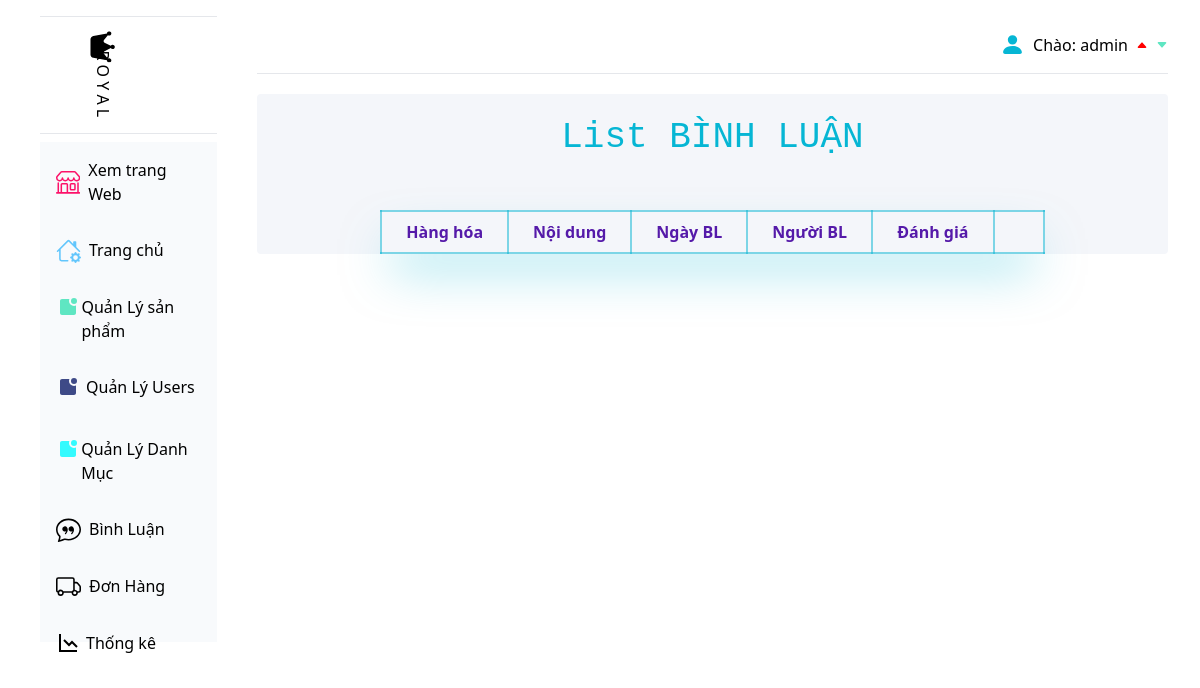
The app's page /admin/index.php?act=binh_luan (signed in), older data.
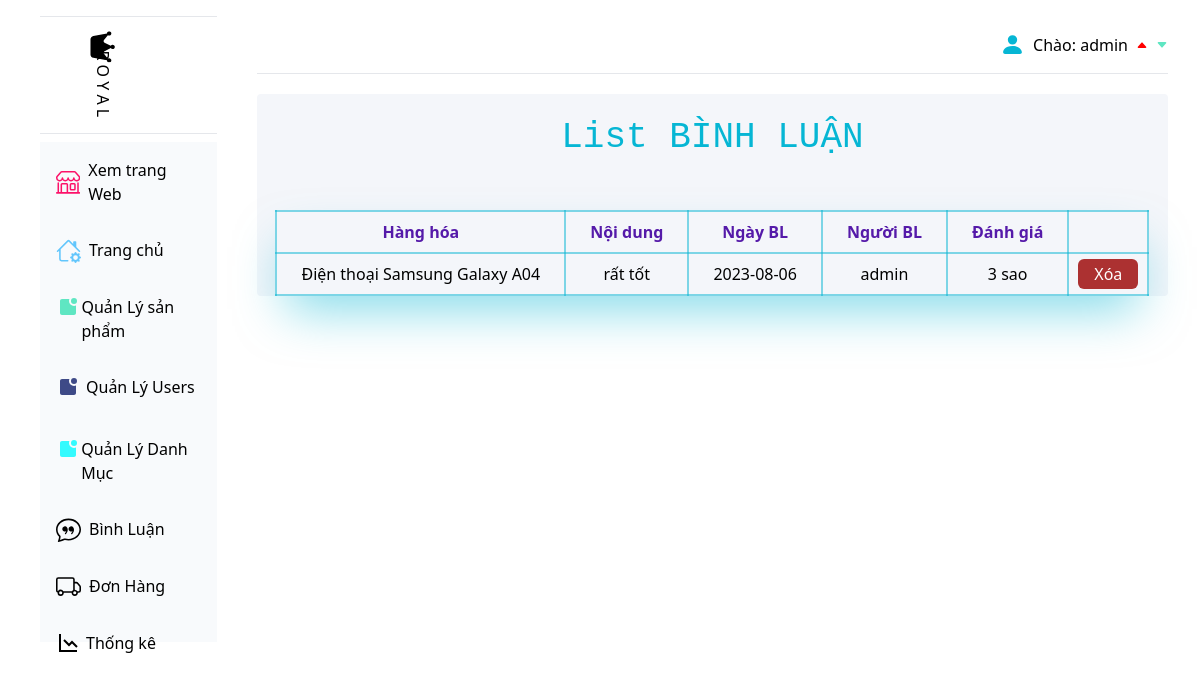
The same page, newer data.
### tables this page shows
CREATE TABLE `product_rev` (
  `id` int(11) NOT NULL,
  `id_user` int(11) DEFAULT NULL,
  `id_product` int(11) DEFAULT NULL,
  `stars` tinyint(4) DEFAULT NULL,
  `comment` varchar(255) NOT NULL,
  `ngay_bl` date NOT NULL
);

CREATE TABLE `product` (
  `id` int(11) NOT NULL,
  `id_categories` int(11) DEFAULT NULL,
  `product_name` varchar(255) DEFAULT NULL,
  `product_price` varchar(255) DEFAULT NULL,
  `product_price_sale` varchar(255) DEFAULT NULL,
  `description` text DEFAULT NULL,
  `origin` varchar(255) DEFAULT NULL,
  `image` varchar(255) DEFAULT NULL,
  `image2` varchar(255) DEFAULT NULL,
  `image3` varchar(255) DEFAULT NULL,
  `view` int(11) DEFAULT NULL
);

CREATE TABLE `user` (
  `id` int(11) NOT NULL,
  `user_name` varchar(255) DEFAULT NULL,
  `full_name` varchar(255) DEFAULT NULL,
  `email` varchar(255) DEFAULT NULL,
  `phone` varchar(12) DEFAULT NULL,
  `address` varchar(255) DEFAULT NULL,
  `role` int(11) DEFAULT NULL,
  `password` varchar(199) NOT NULL
);

### guest/pdo.php (called while the page is built, shortened)
<?php
function pdo_get_connection()
{
    $dburl = "mysql:host=localhost;dbname=duan1;charset=utf8";
    $username = 'root';
    $password = '';
    $conn = new PDO($dburl, $username, $password);
    $conn->setAttribute(PDO::ATTR_ERRMODE, PDO::ERRMODE_EXCEPTION);
    return $conn;
}
function pdo_query($sql)
{
    $sql_args = array_slice(func_get_args(), 1);
    try {
        $conn = pdo_get_connection();
        $stmt = $conn->prepare($sql);
        $stmt->execute($sql_args);
        $rows = $stmt->fetchAll();
        return $rows;
    } catch (PDOException $e) {
        throw $e;
    } finally {
        unset($conn);
    }
}
function pdo_query_one($sql)
{
    $sql_args = array_slice(func_get_args(), 1);
    try {
        $conn = pdo_get_connection();
        $stmt = $conn->prepare($sql);
        $stmt->execute($sql_args);
        $row = $stmt->fetch(PDO::FETCH_ASSOC);
        return $row;
    } catch (PDOException $e) {
        throw $e;
    } finally {
        unset($conn);
    }
}

### guest/binh_luan.php (called while the page is built, shortened)
<?php
require_once "pdo.php";
function lay_tat_ca_binh_luan()
{
  $sql = "SELECT * FROM product_rev ORDER BY ngay_bl DESC";
  $ds_binh_luan = pdo_query($sql);
  return $ds_binh_luan;
}

### guest/product.php (called while the page is built, shortened)
<?php
require_once "pdo.php";
function lay_san_pham_theo_ma($id)
{
    $sql = "SELECT * FROM product WHERE id = $id";
    $san_pham = pdo_query_one($sql);
    return $san_pham;
}

### guest/account.php (called while the page is built, shortened)
<?php
require_once "pdo.php";
function lay_tai_khoan_theo_ma($id)
{
    $sql = "SELECT * FROM user WHERE id = '$id'";
    $tai_khoan_ma_kh = pdo_query_one($sql);
    return $tai_khoan_ma_kh;
}

### admin/binh_luan/listbl.php (the view)
<div class="home mt-5 mr-8 bg-[#F4F6FA] h-auto rounded">
    <h1 class="text-center text-cyan-500 pt-6 pb-8  text-4xl " style="font-family: 'Courier New', Courier, monospace">List BÌNH LUẬN</h1>
    <div class="">
        <table class="table shadow-2xl shadow-cyan-500/50 mx-auto border-2 border-cyan-500/50mx-auto my-5">
            <tr class="border-2 border-cyan-500/50  text-[#551AA9] ">
                <th class="border-2 border-cyan-500/50  px-6 py-2">Hàng hóa</th>
                <th class="border-2 border-cyan-500/50  px-6 py-2">Nội dung</th>
                <th class="border-2 border-cyan-500/50  px-6 py-2">Ngày BL</th>
                <th class="border-2 border-cyan-500/50  px-6 py-2">Người BL</th>
                <th class="border-2 border-cyan-500/50  px-6 py-2">Đánh giá</th>
                <th class="border-2 border-cyan-500/50  px-6 py-2"></th>
            </tr>
            <?php
            if ((isset($danh_sach_bl)) && ($danh_sach_bl != [])) {
                foreach ($danh_sach_bl as $dsbl) {
                    extract($dsbl);
                    $product = lay_san_pham_theo_ma($id_product);
                    $user = lay_tai_khoan_theo_ma($id_user);
                    $xoabl = "index.php?act=xoa_binh_luan&id=" . $id . "&id_product=" . $id_product;
            ?>
                    <tr class="border-2 border-cyan-500/50  px-6 py-2">
                        <td class="border-2 border-cyan-500/50 text-center px-6 py-2"><?= $product['product_name'] ?></td>
                        <td class="border-2 border-cyan-500/50 text-center  px-6 py-2"><?= $comment ?></td>
                        <td class="border-2 border-cyan-500/50 text-center px-6 py-2"><?= $ngay_bl ?></td>
                        <td class="border-2 border-cyan-500/50 text-center px-6 py-2"><?= $user['user_name'] ?></td>
                        <td class="border-2 border-cyan-500/50 text-center  px-6 py-2"><?= $stars ?><span> sao</span></td>
                        <td><a onclick="return confirm('Bạn có muốn xóa không')" class="text-white text-center hover:bg-[#BAAACE] hover:text-white bg-[#AC3131] py-1 px-4 rounded-md mx-2" href="<?= $xoabl ?>">Xóa</a></td>
                    </tr>
            <?php
                }
            }
            ?>
        </table>
    </div>
</div>
</div>
</div>
</body>
</html>

Row changes from the older to the newer data that the page shows:
added product_rev: id_product.product_name "Điện thoại Samsung Galaxy A04", comment "rất tốt", ngay_bl "2023-08-06", id_user.user_name "admin", stars "3"
